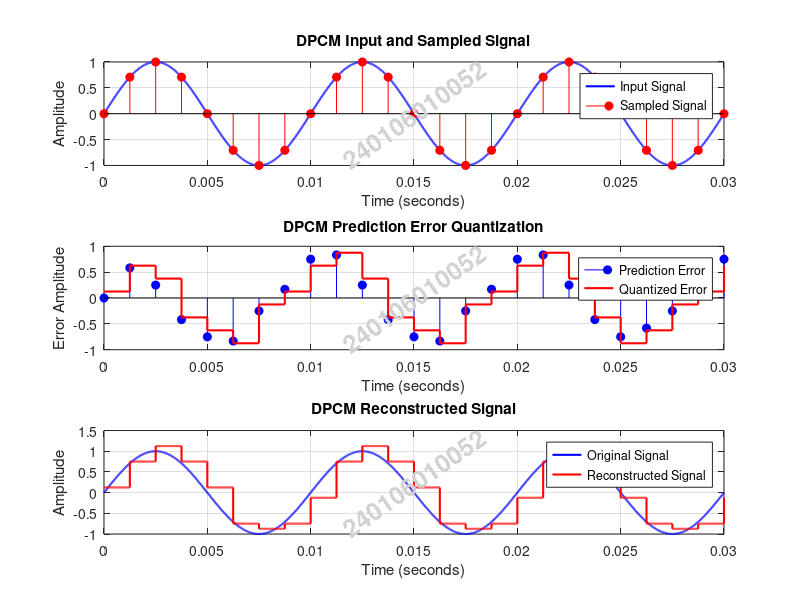

The MATLAB source for this figure:
clc;
clear;
close all;

%% DPCM QUANTIZATION

% Input signal parameters
fm = 100;
Am = 1;
t = 0:0.00001:0.03;

% Generate input signal
x = Am*sin(2*pi*fm*t);

% Sampling frequency
fs = 800;
Ts = 1/fs;

% Sampling
ts = 0:Ts:0.03;
xs = Am*sin(2*pi*fm*ts);

% Quantization parameters
n = 3;
L = 2^n;

Emax = 1;
delta = 2*Emax/L;

% Initialize variables
N = length(xs);

xq = zeros(1,N);
e = zeros(1,N);
eq = zeros(1,N);
predict = zeros(1,N);

%% DPCM ENCODING AND DECODING

for i = 1:N

    % Prediction
    if i == 1
        predict(i) = 0;
    else
        predict(i) = xq(i-1);
    end

    % Prediction error
    e(i) = xs(i)-predict(i);

    % Uniform quantization of error
    eq(i) = -Emax + delta/2 + ...
            delta*floor((e(i)+Emax)/delta);

    % Limit quantized error
    eq(i) = min(max(eq(i),-Emax+delta/2),...
                Emax-delta/2);

    % Reconstructed sample
    xq(i) = predict(i)+eq(i);

end

% DPCM binary encoding
index = round((eq+Emax-delta/2)/delta);
index = min(max(index,0),L-1);

dpcm_code = dec2bin(index,n);

% Reconstruction
xr = interp1(ts,xq,t,'previous','extrap');

%% PLOT 1: INPUT AND SAMPLED SIGNAL

figure('Name','DPCM Quantization','Color','w');

subplot(3,1,1);

plot(t,x,'b','LineWidth',1.5);
hold on;
stem(ts,xs,'r','filled');

grid on;
title('DPCM Input and Sampled Signal');
xlabel('Time (seconds)');
ylabel('Amplitude');

legend('Input Signal','Sampled Signal');

text(0.5,0.5,'240106010052',...
    'Units','normalized',...
    'HorizontalAlignment','center',...
    'VerticalAlignment','middle',...
    'FontSize',18,...
    'FontWeight','bold',...
    'Color',[0.82 0.82 0.82],...
    'Rotation',35);

%% PLOT 2: PREDICTION ERROR QUANTIZATION

subplot(3,1,2);

stem(ts,e,'b','filled');
hold on;
stairs(ts,eq,'r','LineWidth',1.5);

grid on;
title('DPCM Prediction Error Quantization');
xlabel('Time (seconds)');
ylabel('Error Amplitude');

legend('Prediction Error','Quantized Error');

text(0.5,0.5,'240106010052',...
    'Units','normalized',...
    'HorizontalAlignment','center',...
    'VerticalAlignment','middle',...
    'FontSize',18,...
    'FontWeight','bold',...
    'Color',[0.82 0.82 0.82],...
    'Rotation',35);

%% PLOT 3: RECONSTRUCTED SIGNAL

subplot(3,1,3);

plot(t,x,'b','LineWidth',1.5);
hold on;
stairs(t,xr,'r','LineWidth',1.5);

grid on;
title('DPCM Reconstructed Signal');
xlabel('Time (seconds)');
ylabel('Amplitude');

legend('Original Signal','Reconstructed Signal');

text(0.5,0.5,'240106010052',...
    'Units','normalized',...
    'HorizontalAlignment','center',...
    'VerticalAlignment','middle',...
    'FontSize',18,...
    'FontWeight','bold',...
    'Color',[0.82 0.82 0.82],...
    'Rotation',35);

%% DISPLAY RESULTS

disp('DPCM Quantization Results');

disp('Sampled Values:');
disp(xs);

disp('Predicted Values:');
disp(predict);

disp('Prediction Error:');
disp(e);

disp('Quantized Prediction Error:');
disp(eq);

disp('Reconstructed Values:');
disp(xq);

disp('DPCM Binary Codes:');
disp(dpcm_code);

fprintf('Quantization Step Size = %f\n',delta);
fprintf('Number of Quantization Levels = %d\n',L);
